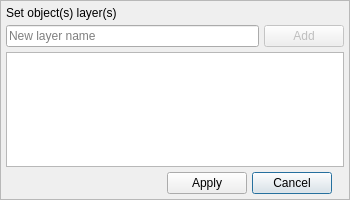
<?xml version="1.0" encoding="UTF-8"?>
<ui version="4.0">
 <class>LayersWidget</class>
 <widget class="QDialog" name="LayersWidget">
  <property name="geometry">
   <rect>
    <x>0</x>
    <y>0</y>
    <width>350</width>
    <height>200</height>
   </rect>
  </property>
  <property name="minimumSize">
   <size>
    <width>350</width>
    <height>200</height>
   </size>
  </property>
  <property name="windowTitle">
   <string>Form</string>
  </property>
  <property name="autoFillBackground">
   <bool>true</bool>
  </property>
  <layout class="QVBoxLayout" name="verticalLayout">
   <property name="spacing">
    <number>5</number>
   </property>
   <property name="leftMargin">
    <number>0</number>
   </property>
   <property name="topMargin">
    <number>0</number>
   </property>
   <property name="rightMargin">
    <number>0</number>
   </property>
   <property name="bottomMargin">
    <number>0</number>
   </property>
   <item>
    <widget class="QFrame" name="frame">
     <property name="minimumSize">
      <size>
       <width>0</width>
       <height>0</height>
      </size>
     </property>
     <property name="mouseTracking">
      <bool>true</bool>
     </property>
     <property name="frameShape">
      <enum>QFrame::Shape::StyledPanel</enum>
     </property>
     <property name="frameShadow">
      <enum>QFrame::Shadow::Raised</enum>
     </property>
     <layout class="QGridLayout" name="gridLayout">
      <property name="leftMargin">
       <number>5</number>
      </property>
      <property name="topMargin">
       <number>5</number>
      </property>
      <property name="rightMargin">
       <number>5</number>
      </property>
      <property name="bottomMargin">
       <number>5</number>
      </property>
      <property name="spacing">
       <number>5</number>
      </property>
      <item row="4" column="4">
       <widget class="QLabel" name="handle_lbl">
        <property name="maximumSize">
         <size>
          <width>7</width>
          <height>28</height>
         </size>
        </property>
        <property name="cursor">
         <cursorShape>SizeAllCursor</cursorShape>
        </property>
        <property name="text">
         <string/>
        </property>
        <property name="pixmap">
         <pixmap>:/quickedit/wgthandle.png</pixmap>
        </property>
        <property name="scaledContents">
         <bool>true</bool>
        </property>
       </widget>
      </item>
      <item row="4" column="0" colspan="2">
       <spacer name="horizontalSpacer">
        <property name="orientation">
         <enum>Qt::Orientation::Horizontal</enum>
        </property>
        <property name="sizeHint" stdset="0">
         <size>
          <width>40</width>
          <height>20</height>
         </size>
        </property>
       </spacer>
      </item>
      <item row="3" column="0" colspan="5">
       <widget class="QListWidget" name="layers_lst">
        <property name="alternatingRowColors">
         <bool>true</bool>
        </property>
        <property name="iconSize">
         <size>
          <width>28</width>
          <height>28</height>
         </size>
        </property>
       </widget>
      </item>
      <item row="4" column="3">
       <widget class="QPushButton" name="cancel_btn">
        <property name="sizePolicy">
         <sizepolicy hsizetype="Fixed" vsizetype="Fixed">
          <horstretch>0</horstretch>
          <verstretch>0</verstretch>
         </sizepolicy>
        </property>
        <property name="toolTip">
         <string>Cancel</string>
        </property>
        <property name="text">
         <string>Cancel</string>
        </property>
        <property name="icon">
         <iconset resource="../../res/resources.qrc">
          <normaloff>:/icons/icons/close1.png</normaloff>:/icons/icons/close1.png</iconset>
        </property>
        <property name="iconSize">
         <size>
          <width>28</width>
          <height>28</height>
         </size>
        </property>
       </widget>
      </item>
      <item row="4" column="2">
       <widget class="QPushButton" name="apply_btn">
        <property name="enabled">
         <bool>true</bool>
        </property>
        <property name="sizePolicy">
         <sizepolicy hsizetype="Fixed" vsizetype="Fixed">
          <horstretch>0</horstretch>
          <verstretch>0</verstretch>
         </sizepolicy>
        </property>
        <property name="toolTip">
         <string>Rename</string>
        </property>
        <property name="text">
         <string>Apply</string>
        </property>
        <property name="icon">
         <iconset resource="../../res/resources.qrc">
          <normaloff>:/icons/icons/confirm.png</normaloff>:/icons/icons/confirm.png</iconset>
        </property>
        <property name="iconSize">
         <size>
          <width>28</width>
          <height>28</height>
         </size>
        </property>
        <property name="autoExclusive">
         <bool>false</bool>
        </property>
       </widget>
      </item>
      <item row="0" column="0" colspan="5">
       <layout class="QVBoxLayout" name="layer_name_lt">
        <property name="bottomMargin">
         <number>0</number>
        </property>
        <item>
         <widget class="QLabel" name="label">
          <property name="text">
           <string>Set object(s) layer(s)</string>
          </property>
         </widget>
        </item>
        <item>
         <layout class="QHBoxLayout" name="horizontalLayout">
          <item>
           <widget class="QLineEdit" name="layer_name_edt">
            <property name="placeholderText">
             <string>New layer name</string>
            </property>
           </widget>
          </item>
          <item>
           <widget class="QPushButton" name="add_btn">
            <property name="enabled">
             <bool>false</bool>
            </property>
            <property name="sizePolicy">
             <sizepolicy hsizetype="Fixed" vsizetype="Preferred">
              <horstretch>0</horstretch>
              <verstretch>0</verstretch>
             </sizepolicy>
            </property>
            <property name="minimumSize">
             <size>
              <width>0</width>
              <height>0</height>
             </size>
            </property>
            <property name="toolTip">
             <string>Add a new layer</string>
            </property>
            <property name="text">
             <string>Add</string>
            </property>
            <property name="icon">
             <iconset resource="../../res/resources.qrc">
              <normaloff>:/icons/icons/addlayer.png</normaloff>:/icons/icons/addlayer.png</iconset>
            </property>
            <property name="iconSize">
             <size>
              <width>22</width>
              <height>22</height>
             </size>
            </property>
            <property name="shortcut">
             <string>Ins</string>
            </property>
           </widget>
          </item>
         </layout>
        </item>
       </layout>
      </item>
     </layout>
    </widget>
   </item>
  </layout>
 </widget>
 <resources>
  <include location="../../res/resources.qrc"/>
 </resources>
 <connections/>
</ui>
